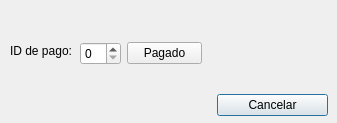
<?xml version="1.0" encoding="UTF-8"?>
<ui version="4.0">
 <class>Paids</class>
 <widget class="QDialog" name="Paids">
  <property name="geometry">
   <rect>
    <x>0</x>
    <y>0</y>
    <width>337</width>
    <height>123</height>
   </rect>
  </property>
  <property name="windowTitle">
   <string>Modificar Pago</string>
  </property>
  <widget class="QWidget" name="layoutWidget">
   <property name="geometry">
    <rect>
     <x>217</x>
     <y>90</y>
     <width>111</width>
     <height>31</height>
    </rect>
   </property>
   <layout class="QGridLayout" name="gridLayout_2">
    <item row="0" column="0">
     <widget class="QPushButton" name="pushButton_4">
      <property name="text">
       <string>Cancelar</string>
      </property>
     </widget>
    </item>
   </layout>
  </widget>
  <widget class="QLabel" name="label">
   <property name="geometry">
    <rect>
     <x>10</x>
     <y>40</y>
     <width>61</width>
     <height>21</height>
    </rect>
   </property>
   <property name="text">
    <string>ID de pago:</string>
   </property>
  </widget>
  <widget class="QWidget" name="">
   <property name="geometry">
    <rect>
     <x>80</x>
     <y>40</y>
     <width>122</width>
     <height>27</height>
    </rect>
   </property>
   <layout class="QGridLayout" name="gridLayout_3">
    <item row="0" column="0">
     <widget class="QSpinBox" name="paidid"/>
    </item>
    <item row="0" column="1">
     <layout class="QGridLayout" name="gridLayout">
      <item row="0" column="0">
       <widget class="QPushButton" name="pushButton">
        <property name="text">
         <string>Pagado</string>
        </property>
       </widget>
      </item>
     </layout>
    </item>
   </layout>
  </widget>
 </widget>
 <resources/>
 <connections/>
</ui>
